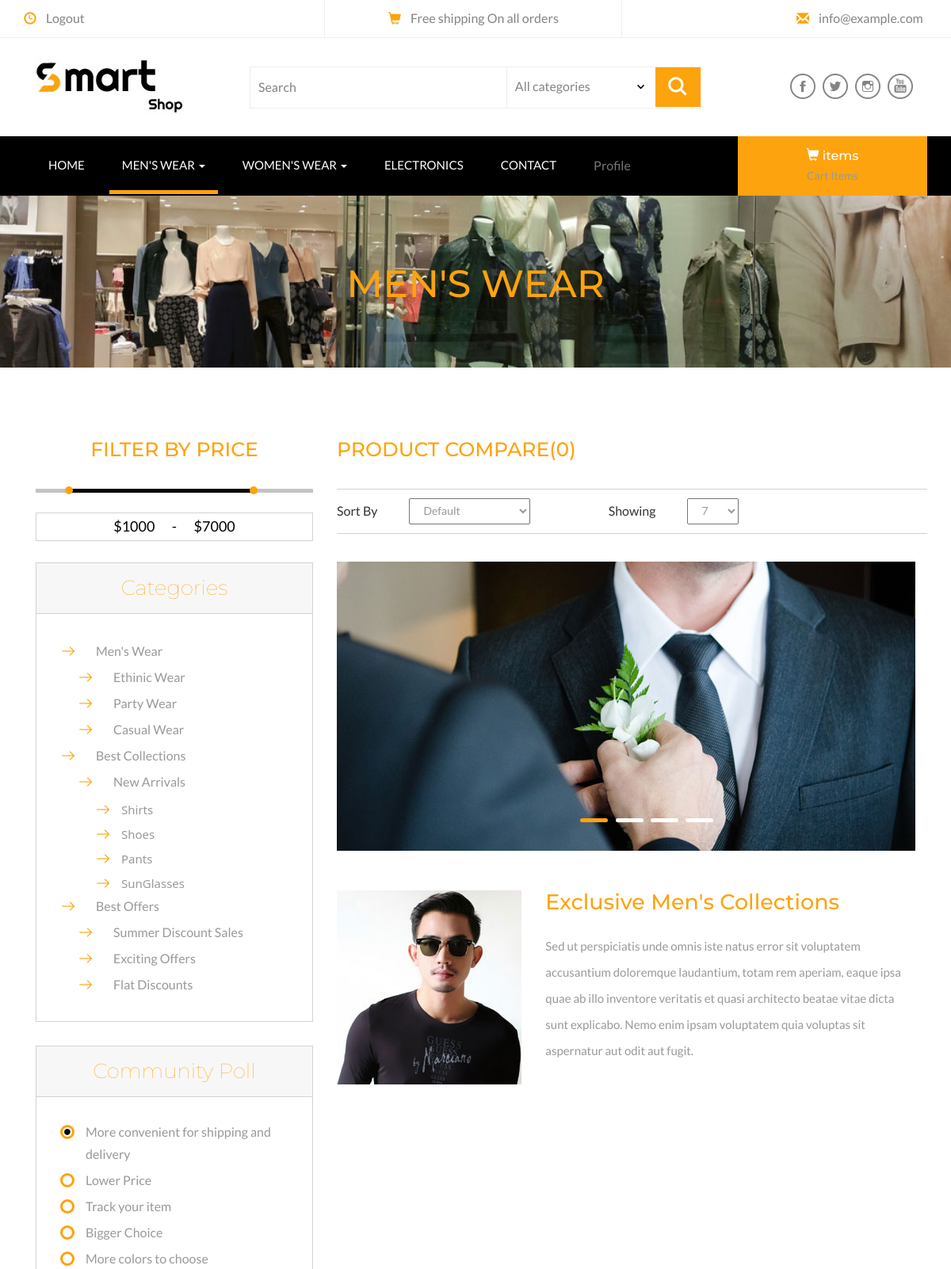
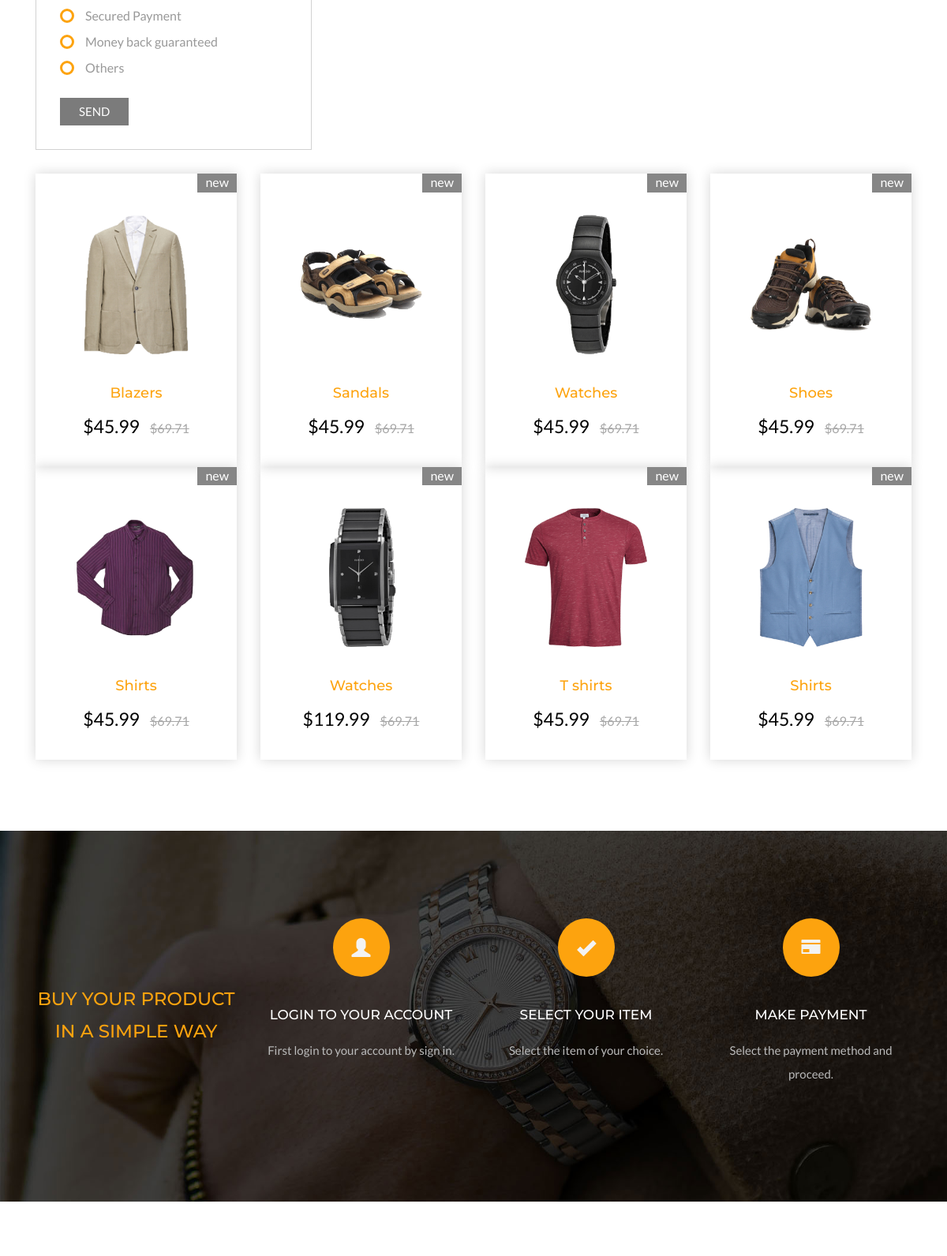
Page /mens (upper part) on the committed database (2 pictures, top to bottom).
### shop/models.py (models this page shows, shortened)
class men(models.Model):
    name=models.CharField(max_length=100)
    discription=models.CharField(max_length=500)
    image=models.ImageField(upload_to='images')
    date=models.DateField(auto_now=True)

class product(models.Model):
    product_name=models.CharField(max_length=100)
    product_price=models.DecimalField(max_digits=5, decimal_places=2)
    product_image_front=models.ImageField(upload_to='images')
    product_image_back=models.ImageField(upload_to='images')
    product_spects=models.CharField(max_length=200)
    product_date=models.DateField(auto_now=True)
    category = models.CharField(max_length=1,
    choices=CATEGORY_CHOICES, default='Pending')

class simple(models.Model):
    login_account=models.CharField(max_length=100)
    select_item=models.CharField(max_length=100)
    make_payment=models.CharField(max_length=500)
    date=models.DateField(auto_now=True)

### shop/views.py (the view)
# urls.py: path('mens',views.ProductView1.as_view(), name=('mens')),
class ProductView1(View):
    def get(self, request):
        Mens=product.objects.filter(category='M')
        d= men.objects.all()
        h=info.objects.all()
        t=simple.objects.all()
        return render(request, 'shop/mens.html', {'Mens':Mens,'D':d,'H':h,'T':t})

### shop/templates/shop/mens.html (shortened to what this page needs)
{% load static %}
<!DOCTYPE html>
<html>
<head>
<link href="{% static 'shop/css/bootstrap.css' %}" rel="stylesheet" type="text/css" media="all" />
<link rel="stylesheet" type="text/css" href="{% static 'shop/css/jquery-ui.css' %}">
<link href="{% static 'shop/css/style.css' %}" rel="stylesheet" type="text/css" media="all" />
</head>
<body>
<div class="header">
	<div class="container">
		<ul>
		    <li><span class="glyphicon glyphicon-time" aria-hidden="true"></span><a href="{% url 'logout' %}">Logout</a></li>
			<li><span class="glyphicon glyphicon-shopping-cart" aria-hidden="true"></span>Free shipping On all orders</li>
			<li><span class="glyphicon glyphicon-envelope" aria-hidden="true"></span><a href="mailto:info@example.com">info@example.com</a></li>
		</ul>
	</div>
</div>
<div class="header-bot">
	<div class="container">
		<div class="col-md-3 header-left">
			<h1><a href="{% url 'index' %}"><img src="{% static 'shop/images/logo3.jpg' %}"></a></h1>
		</div>
		<div class="col-md-6 header-middle">
			<form>
				<div class="search">
					<input type="search" value="Search" onfocus="this.value = '';" onblur="if (this.value == '') {this.value = 'Search';}" required="">
				</div>
				<div class="section_room">
					<select id="country" onchange="change_country(this.value)" class="frm-field required">
						<option value="null">All categories</option>
					</select>
				</div>
				<div class="sear-sub">
					<input type="submit" value=" ">
				</div>
			</form>
		</div>
		<div class="col-md-3 header-right footer-bottom">
			<ul>
				<li><a class="fb" href="https://www.facebook.com/"></a></li>
				<li><a class="twi" href="https://www.twitter.com/"></a></li>
				<li><a class="insta" href="https://www.instagram.com/"></a></li>
				<li><a class="you" href="https://www.youtube.com/"></a></li>
			</ul>
		</div>
	</div>
</div>
<div class="ban-top">
	<div class="container">
		<div class="top_nav_left">
			<nav class="navbar navbar-default">
			  <div class="container-fluid">
				<div class="collapse navbar-collapse menu--shylock" id="bs-example-navbar-collapse-1">
				  <ul class="nav navbar-nav menu__list">
					<li class="active menu__item "><a class="menu__link" href="{% url 'index' %}">Home <span class="sr-only">(current)</span></a></li>
					<li class="dropdown menu__item menu__item--current">
						<a href="#" class="dropdown-toggle menu__link" data-toggle="dropdown" role="button" aria-haspopup="true" aria-expanded="false">men's wear <span class="caret"></span></a>
					</li>
					<li class="dropdown menu__item">
						<a href="#" class="dropdown-toggle menu__link" data-toggle="dropdown" role="button" aria-haspopup="true" aria-expanded="false">women's wear <span class="caret"></span></a>
					</li>
					<li class=" menu__item"><a class="menu__link" href="{% url 'electronics' %}">Electronics</a></li>
					<li class=" menu__item "><a class="menu__link" href="{% url 'contact' %}">Contact</a></li>
					<li class=" menu_item"><a class="menu_link" href="{% url 'profile' %}">Profile</a></li>
				  </ul>
				</div>
			  </div>
			</nav>
		</div>
		<div class="top_nav_right">
			<div class="cart box_1">
						<a href="{% url 'showcart' %}">
							<h3> <div >
								<i class="glyphicon glyphicon-shopping-cart" aria-hidden="true"></i>
								 items</div>
							</h3>
						</a>
						<p>Cart Items</p>
			</div>
		</div>
		<div class="clearfix"></div>
	</div>
</div>
<div class="page-head">
	<div class="container">
		<h3>Men's Wear</h3>
	</div>
</div>
<div class="men-wear">
	<div class="container">
		<div class="col-md-4 products-left">
			<div class="filter-price">
				<h3>Filter By Price</h3>
					<ul class="dropdown-menu6">
						<li>
							<div id="slider-range"></div>
							<input type="text" id="amount" style="border: 0; color: #ffffff; font-weight: normal;" />
						</li>
					</ul>
			</div>
			<div class="css-treeview">
				<h4>Categories</h4>
				<ul class="tree-list-pad">
					<li><input type="checkbox" checked="checked" id="item-0" /><label for="item-0">Men's Wear</label>
						<ul>
							<li><input type="checkbox" id="item-0-0" /><label for="item-0-0">Ethinic Wear</label>
							</li>
							<li><input type="checkbox"  id="item-0-1" /><label for="item-0-1">Party Wear</label>
							</li>
							<li><input type="checkbox"  id="item-0-2" /><label for="item-0-2">Casual Wear</label>
							</li>
						</ul>
					</li>
					<li><input type="checkbox" id="item-1" checked="checked" /><label for="item-1">Best Collections</label>
						<ul>
							<li><input type="checkbox" checked="checked" id="item-1-0" /><label for="item-1-0">New Arrivals</label>
								<ul>
									<li><a href="{% url 'mens' %}">Shirts</a></li>
									<li><a href="{% url 'mens' %}">Shoes</a></li>
									<li><a href="{% url 'mens' %}">Pants</a></li>
									<li><a href="{% url 'mens' %}">SunGlasses</a></li>
								</ul>
							</li>
						</ul>
					</li>
					<li><input type="checkbox" checked="checked" id="item-2" /><label for="item-2">Best Offers</label>
						<ul>
							<li><input type="checkbox"  id="item-2-0" /><label for="item-2-0">Summer Discount Sales</label>
							</li>
							<li><input type="checkbox" id="item-2-1" /><label for="item-2-1">Exciting Offers</label>
							</li>
							<li><input type="checkbox" id="item-2-2" /><label for="item-2-2">Flat Discounts</label>
							</li>
						</ul>
					</li>
				</ul>
			</div>
			<div class="community-poll">
				<h4>Community Poll</h4>
				<div class="swit form">
					<form>
					<div class="check_box"> <div class="radio"> <label><input type="radio" name="radio" checked=""><i></i>More convenient for shipping and delivery</label> </div></div>
					<div class="check_box"> <div class="radio"> <label><input type="radio" name="radio"><i></i>Lower Price</label> </div></div>
					<div class="check_box"> <div class="radio"> <label><input type="radio" name="radio"><i></i>Track your item</label> </div></div>
					<div class="check_box"> <div class="radio"> <label><input type="radio" name="radio"><i></i>Bigger Choice</label> </div></div>
					<div class="check_box"> <div class="radio"> <label><input type="radio" name="radio"><i></i>More colors to choose</label> </div></div>
					<div class="check_box"> <div class="radio"> <label><input type="radio" name="radio"><i></i>Secured Payment</label> </div></div>
					<div class="check_box"> <div class="radio"> <label><input type="radio" name="radio"><i></i>Money back guaranteed</label> </div></div>
					<div class="check_box"> <div class="radio"> <label><input type="radio" name="radio"><i></i>Others</label> </div></div>
					<input type="submit" value="SEND">
					</form>
				</div>
			</div>
		</div>
		<div class="col-md-8 products-right">
			<h5>Product Compare(0)</h5>
			<div class="sort-grid">
				<div class="sorting">
					<h6>Sort By</h6>
					<select id="country1" onchange="change_country(this.value)" class="frm-field required sect">
						<option value="null">Default</option>
					</select>
				</div>
				<div class="sorting">
					<h6>Showing</h6>
					<select id="country2" onchange="change_country(this.value)" class="frm-field required sect">
						<option value="null">7</option>
					</select>
					<div class="clearfix"></div>
				</div>
				<div class="clearfix"></div>
			</div>
			<div class="men-wear-top">
				<div  id="top" class="callbacks_container">
					<ul class="rslides" id="slider3">
						<li>
							<img class="img-responsive" src="{% static 'shop/images/men1.jpg' %}" alt=" "/>
						</li>
					</ul>
				</div>
			</div>
			<div class="men-wear-bottom">
			    {% for data_rec9 in D %}
				<div class="col-sm-4 men-wear-left">
					<img class="img-responsive" src=images/{{data_rec9.image}} alt=" " />
					{% endfor %}
				</div>
				{% for data_rec9 in D %}
				<div class="col-sm-8 men-wear-right">
					<h4>{{ data_rec9.name}}</h4>
					<p>{{ data_rec9.discription}} </p>
					{% endfor %}
				</div>
				<div class="clearfix"></div>
			</div>
				</div>
			 </div>
		<div class="container">
		<div class="single-pro">
			{% for data_rec in Mens %}
						<div class="col-md-3 product-men">
							<div class="men-pro-item simpleCart_shelfItem">
								<div class="men-thumb-item">
									<img src= images/{{data_rec.product_image_front}} alt="" class="pro-image-front">
										<span class="product-new-top">New</span>
								</div>
								<div class="item-info-product ">
									<h4><a href="{% url 'single' data_rec.id %}">{{ data_rec.product_name}} </a></h4>
									<div class="info-product-price">
										<span class="item_price">${{ data_rec.product_price}}</span>
										<del>$69.71</del>
									</div>
								</div>
							</div>
						</div>
					  {% endfor %}
		</div>
		</div>
	</div>
<div class="coupons">
	<div class="container">
		<div class="coupons-grids text-center">
		    {% for data in T %}
			<div class="col-md-3 coupons-gd">
				<h3>Buy your product in a simple way</h3>
			</div>
			<div class="col-md-3 coupons-gd">
				<span class="glyphicon glyphicon-user" aria-hidden="true"></span>
				<h4>LOGIN TO YOUR ACCOUNT</h4>
				<p>{{data.login_account}}.</p>
			</div>
			<div class="col-md-3 coupons-gd">
				<span class="glyphicon glyphicon-ok" aria-hidden="true"></span>
				<h4>SELECT YOUR ITEM</h4>
				<p>{{data.select_item}}.</p>
			</div>
			<div class="col-md-3 coupons-gd">
				<span class="glyphicon glyphicon-credit-card" aria-hidden="true"></span>
				<h4>MAKE PAYMENT</h4>
				<p>{{data.make_payment}}.</p>
			</div>
			<div class="clearfix"> </div>
			{% endfor %}
		</div>
	</div>
</div>
<div class="footer">
</div>
</body>
</html>

### rows in the picture
men: image (picture), name "Exclusive Men's Collections", discription "Sed ut perspiciatis unde omnis iste natus error sit voluptatem accusantium doloremque laudantium, totam rem aperiam, eaque ipsa quae ab illo inventore veritatis et quasi architecto beatae vitae dicta sunt explicabo. Nemo enim ipsam voluptatem quia voluptas sit aspernatur aut odit aut fugit."
product: product_image_front (picture), product_name "Blazers", product_price "45.99"
product: product_image_front (picture), product_name "Sandals", product_price "45.99"
product: product_image_front (picture), product_name "Watches", product_price "45.99"
product: product_image_front (picture), product_name "Shoes", product_price "45.99"
product: product_image_front (picture), product_name "Shirts", product_price "45.99"
product: product_image_front (picture), product_name "Watches", product_price "119.99"
product: product_image_front (picture), product_name "T shirts", product_price "45.99"
product: product_image_front (picture), product_name "Shirts", product_price "45.99"
simple: login_account "First login to your account by sign in", select_item "Select the item of your choice", make_payment "Select the payment method and proceed"
